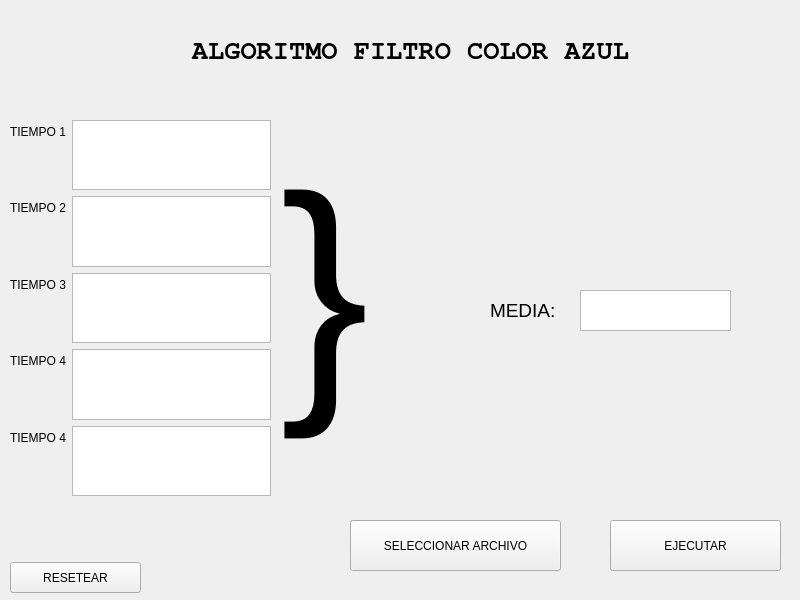
<?xml version="1.0" encoding="UTF-8"?>
<ui version="4.0">
 <class>filtrar</class>
 <widget class="QMainWindow" name="filtrar">
  <property name="geometry">
   <rect>
    <x>0</x>
    <y>0</y>
    <width>800</width>
    <height>600</height>
   </rect>
  </property>
  <property name="windowTitle">
   <string>MainWindow</string>
  </property>
  <widget class="QWidget" name="centralwidget">
   <widget class="QLabel" name="label_7">
    <property name="geometry">
     <rect>
      <x>280</x>
      <y>110</y>
      <width>181</width>
      <height>361</height>
     </rect>
    </property>
    <property name="font">
     <font>
      <pointsize>250</pointsize>
     </font>
    </property>
    <property name="text">
     <string>}</string>
    </property>
   </widget>
   <widget class="QWidget" name="formLayoutWidget">
    <property name="geometry">
     <rect>
      <x>10</x>
      <y>120</y>
      <width>261</width>
      <height>376</height>
     </rect>
    </property>
    <layout class="QFormLayout" name="formLayout">
     <item row="0" column="0">
      <widget class="QLabel" name="label_2">
       <property name="text">
        <string>TIEMPO 1</string>
       </property>
      </widget>
     </item>
     <item row="1" column="0">
      <widget class="QLabel" name="label_3">
       <property name="text">
        <string>TIEMPO 2</string>
       </property>
      </widget>
     </item>
     <item row="0" column="1">
      <widget class="QTextBrowser" name="textBrowser">
       <property name="sizePolicy">
        <sizepolicy hsizetype="Expanding" vsizetype="Expanding">
         <horstretch>0</horstretch>
         <verstretch>0</verstretch>
        </sizepolicy>
       </property>
      </widget>
     </item>
     <item row="1" column="1">
      <widget class="QTextBrowser" name="textBrowser_2">
       <property name="sizePolicy">
        <sizepolicy hsizetype="Expanding" vsizetype="Expanding">
         <horstretch>0</horstretch>
         <verstretch>0</verstretch>
        </sizepolicy>
       </property>
      </widget>
     </item>
     <item row="2" column="0">
      <widget class="QLabel" name="label_4">
       <property name="text">
        <string>TIEMPO 3</string>
       </property>
      </widget>
     </item>
     <item row="2" column="1">
      <widget class="QTextBrowser" name="textBrowser_3"/>
     </item>
     <item row="3" column="0">
      <widget class="QLabel" name="label_5">
       <property name="text">
        <string>TIEMPO 4</string>
       </property>
      </widget>
     </item>
     <item row="3" column="1">
      <widget class="QTextBrowser" name="textBrowser_4"/>
     </item>
     <item row="4" column="0">
      <widget class="QLabel" name="label_6">
       <property name="text">
        <string>TIEMPO 4</string>
       </property>
      </widget>
     </item>
     <item row="4" column="1">
      <widget class="QTextBrowser" name="textBrowser_5"/>
     </item>
    </layout>
   </widget>
   <widget class="QPushButton" name="pushButton_2">
    <property name="geometry">
     <rect>
      <x>610</x>
      <y>520</y>
      <width>171</width>
      <height>51</height>
     </rect>
    </property>
    <property name="text">
     <string>EJECUTAR</string>
    </property>
   </widget>
   <widget class="QPushButton" name="pushButton_3">
    <property name="geometry">
     <rect>
      <x>10</x>
      <y>562</y>
      <width>131</width>
      <height>31</height>
     </rect>
    </property>
    <property name="text">
     <string>RESETEAR</string>
    </property>
   </widget>
   <widget class="QPushButton" name="pushButton">
    <property name="geometry">
     <rect>
      <x>350</x>
      <y>520</y>
      <width>211</width>
      <height>51</height>
     </rect>
    </property>
    <property name="text">
     <string>SELECCIONAR ARCHIVO</string>
    </property>
   </widget>
   <widget class="QLabel" name="label">
    <property name="geometry">
     <rect>
      <x>90</x>
      <y>20</y>
      <width>641</width>
      <height>61</height>
     </rect>
    </property>
    <property name="font">
     <font>
      <family>FreeMono</family>
      <pointsize>20</pointsize>
      <weight>75</weight>
      <bold>true</bold>
     </font>
    </property>
    <property name="text">
     <string>ALGORITMO FILTRO COLOR AZUL</string>
    </property>
    <property name="alignment">
     <set>Qt::AlignCenter</set>
    </property>
   </widget>
   <widget class="QTextBrowser" name="textBrowser_6">
    <property name="geometry">
     <rect>
      <x>580</x>
      <y>290</y>
      <width>151</width>
      <height>41</height>
     </rect>
    </property>
   </widget>
   <widget class="QLabel" name="label_8">
    <property name="geometry">
     <rect>
      <x>490</x>
      <y>290</y>
      <width>81</width>
      <height>41</height>
     </rect>
    </property>
    <property name="font">
     <font>
      <pointsize>14</pointsize>
     </font>
    </property>
    <property name="text">
     <string>MEDIA:</string>
    </property>
   </widget>
  </widget>
 </widget>
 <resources/>
 <connections/>
</ui>
